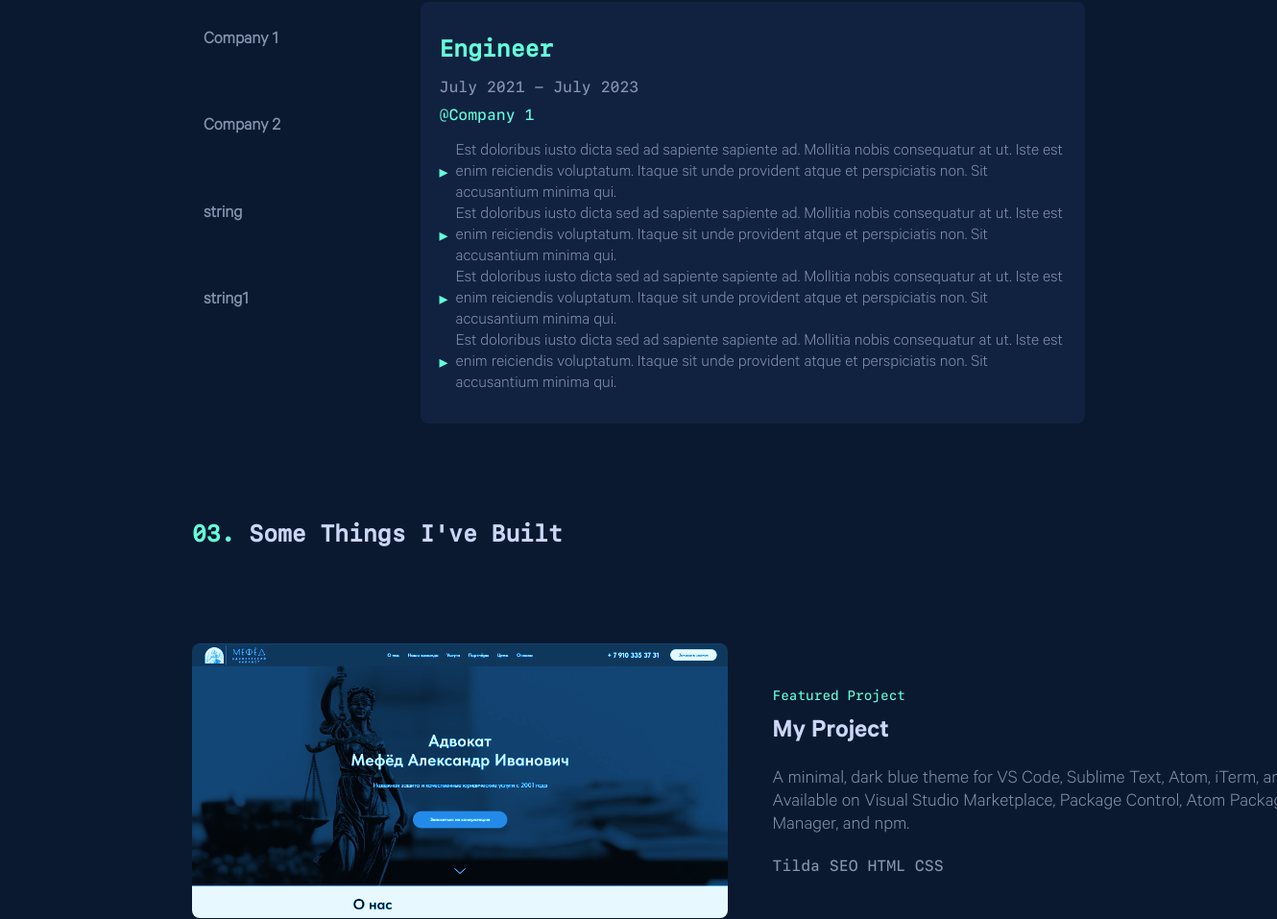
/home?selected_company_id=1 (middle part), run on an earlier commit of the app's database.
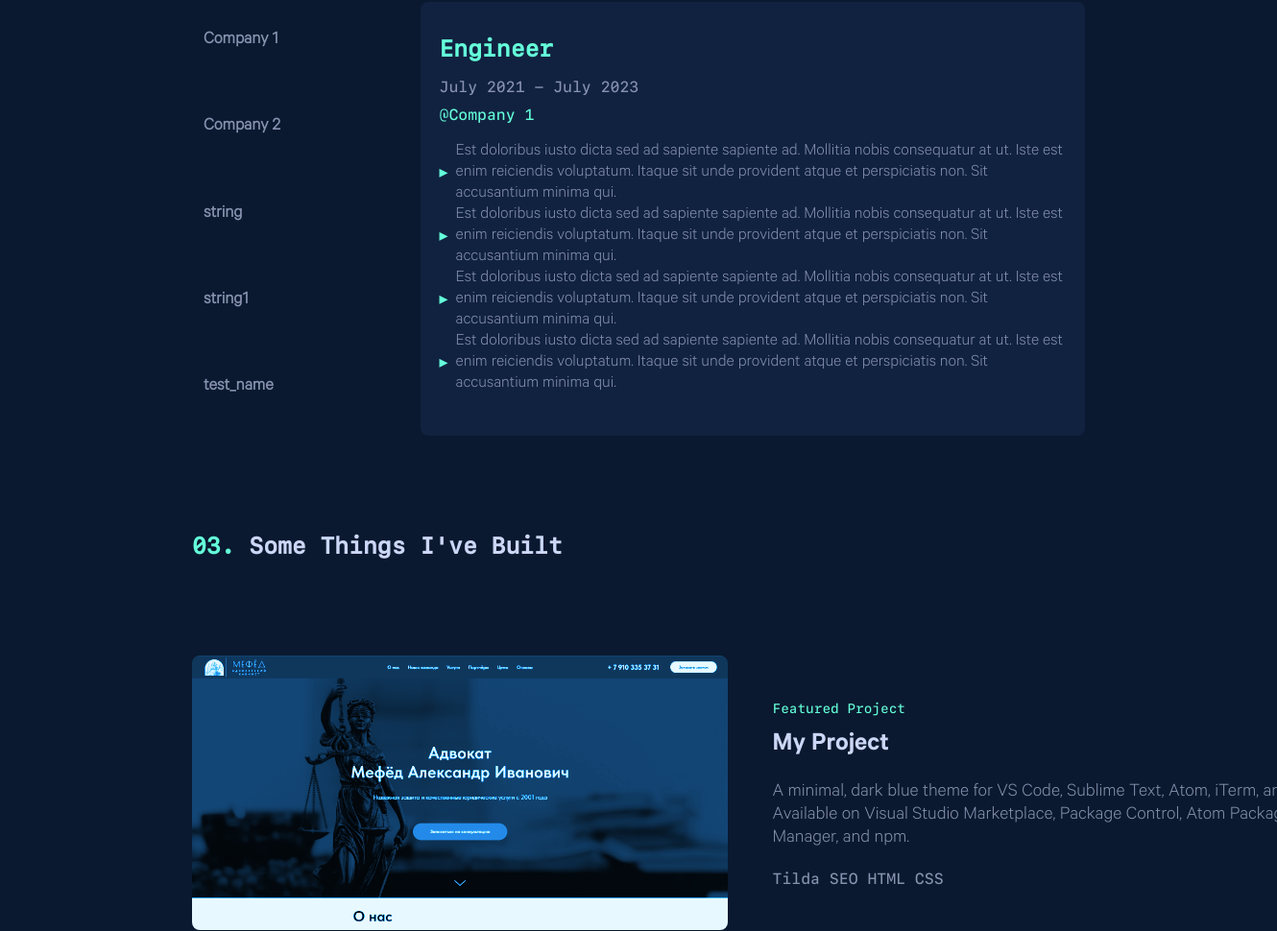
And on a later commit of the database.
### app/models.py (models this page shows)
class Company(Base):
    __tablename__ = "company"
    id = Column(Integer, primary_key=True, index=True)
    name = Column(String, unique=True, index=True)
    position = Column(String)
    link_job = Column(String)
    period = Column(String)
    function = relationship("FunctionJob", back_populates="company", cascade="all, delete-orphan")

class FunctionJob(Base):
    __tablename__ = "functions_in_company"
    id = Column(Integer, primary_key=True)
    job_id = Column(Integer, ForeignKey("company.id"))
    description = Column(String)
    company = relationship("Company", back_populates="function")

### main.py (the view)
@app.get("/home", response_class=HTMLResponse)
def read_companies(request: Request, selected_company_id: int = None, db: Session = Depends(get_db)):
    companies = crud.get_companies(db)
    selected_company = None
    functions = []
    if selected_company_id:
        selected_company = crud.get_company_by_id(db, selected_company_id)
        functions = crud.get_functions_by_company_id(db, selected_company_id)
    skills = list_skills
    companies_item = crud.get_companies(db)
    projects = crud.get_projects(db)
    return templates.TemplateResponse("index.html", {
        "request": request,
        "companies": companies,
        "selected_company": selected_company,
        "functions": functions,
        "skills": skills,
        "items": companies_item,
        "projects": projects
    })

### templates/index.html (shortened to what this page needs)
<!DOCTYPE html>
<html lang="ru">
<head>
        <link href="{{ url_for('static', path='/style.css') }}" rel="stylesheet">
</head>
<body>
{% include "navbar.html" %}
<main class="main-information">
    {% include "about.html" %}
<section id="work">
    <section id="work">
    <div class="work-container">
        <div class="company-list">
            {% for company in companies %}
                <div class="company">
                    <a href="?selected_company_id={{ company.id }}">
                        <h3>{{ company.name }}</h3>
                    </a>
                </div>
            {% endfor %}
        </div>
        <div class="company-details">
            {% if selected_company %}
                <div class="details">
                    <h3>{{ selected_company.position }}</h3>
                    <p>{{ selected_company.period }}</p>
                    <a href="{{ selected_company.link_job }}">@{{ selected_company.name }}</a>
                    <ul class="detail-list">
                        {% for function in functions %}
                            <li>{{ function.description }}</li>
                        {% endfor %}
                    </ul>
                </div>
            {% else %}
                <p>Please select a company to see the details.</p>
            {% endif %}
        </div>
    </div>
</section>
{% include "projects.html" %}
</main>
</body>
</html>

### templates/navbar.html (shortened to what this page needs)
<head>
</head>
<body>
</body>

### templates/about.html (shortened to what this page needs)
<head>
</head>
<body>
</body>

### templates/projects.html (shortened to what this page needs)
<h2 class="text-about" href="#" span style="color: #64ffda">03. <span style="color: #ccd6f6">Some Things I've Built</h2>
    <section id="projects">
        <div class="project">
            <div class="project-image">
                <img src="/static/image/site.png" alt="My Project">
            </div>
            <div class="project-details">
                <p class="featured">Featured Project</p>
                <h3><a hfref="#">My Project</a></h3>
                <p class="description">
                    A minimal, dark blue theme for VS Code, Sublime Text, Atom, iTerm, and more. Available on Visual Studio Marketplace, Package Control, Atom Package Manager, and npm.
                </p>
                <div class="tech-stack">
                    <p>Tilda SEO HTML CSS</p>
                </div>
            </div>
        </div>
    </section>

### static/style.css (style rules this page uses)
html { scroll-behavior: smooth; }
body { margin: 0; padding: 0; background-color: #0a192f; color: #ccd6f6; font-family: 'Calibre Light'; }
.main-information { margin: 200px; }
.description { font-family: 'Calibre Light'; width: 600px; font-size: 20px; color: #8892b0; }
.text-about { font-family: 'SFMono Medium'; }
p { color: #8892b0; }
h2 { color: #64ffda; margin: 100px 0 20px; }
.work-container { display: flex; max-width: 1200px; }
.company-list { flex: 1; margin-right: 20px; }
.company { margin-bottom: 10px; }
.company a { color: #8892b0; text-decoration: none; display: block; padding: 10px; border-left: 2px solid transparent; transition: border-color 0.3s, color 0.3s; }
.company-details { flex: 3; padding: 10px 20px; background-color: #112240; border-radius: 8px; font-family: 'SFMono Medium'; }
.company-details .details { margin-bottom: 20px; }
.company-details h3 { color: #64ffda; font-size: 24px; margin-bottom: 10px; }
.company-details p { margin-bottom: 10px; }
.company-details a { color: #64ffda; text-decoration: none; }
.company-details ul { list-style: none; padding: 0; font-size: 18px; }
.company-details ul li { display: flex; align-items: center; color: #8892b0; }
.company-details ul li::before { content: '▸'; color: #64ffda; margin-right: 8px; }
.detail-list { font-family: "Calibre Light"; }
#projects { margin: 100px 0; text-align: center; }
.project { display: flex; align-items: center; justify-content: space-between; margin-top: 50px; }
.project-image { width: 60%; transition: filter 0.3s ease; }
.project-image img { width: 100%; height: auto; border-radius: 8px; filter: sepia(1) saturate(5) hue-rotate(170deg); transition: filter 0.3s ease; }
.project-details { width: 35%; text-align: left; color: #ccd6f6; font-family: 'Calibre Light'; }
.project-details .featured { font-family: 'SFMono Medium'; color: #64ffda; font-size: 14px; }
.project-details h3 { font-family: 'Calibre Semibold'; margin: 10px 0; font-size: 28px; color: #ccd6f6; font-weight: bold; }
.project-details .description { margin: 20px 0; color: #8892b0; }
.project-details .tech-stack { margin: 20px 0; font-family: "SFMono Medium"; color: #8892b0; }

What changed in the data, as far as the page shows it:
added Company: name "test_name"
